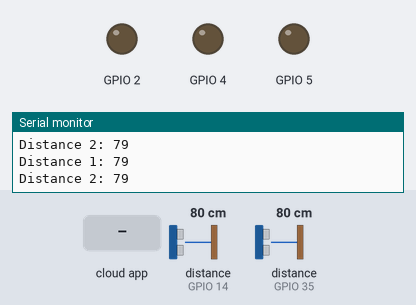
Recording of a sketch running on a simulated ESP32. Parts: output pins drawn as LEDs (lit = HIGH), the last lines printed to the serial monitor. Wiring (inferred from the names in the program): 2 × ultrasonic range finder: trigger GPIO 12, echo GPIO 14 / trigger GPIO 32, echo GPIO 35. The inputs (shaded band) are chosen by the test bench; at power-on: distance to the obstacle (sensors on GPIO 14, GPIO 35) 80 cm. The echo pulse lasts 58.3 µs per cm; WiFi joins after 1.5 s; servers stay silent unless stated; the Firebase database answers and starts empty; pins used as bus, display or sensor lines are not drawn.

Above: at 2.7 s.
2.8 s: the phone or cloud app sets digital to 1
At 4.0 s:
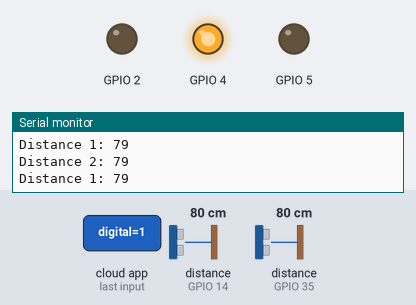
4.3 s: the phone or cloud app sets digital to 0
At 4.9 s:
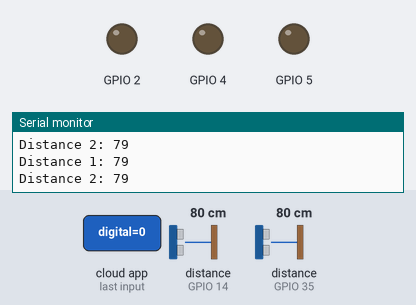
Timing chart, 0 to 7.3 s (numbered marks = the images above; inputs shaded):
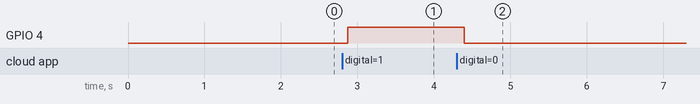

The sketch:

iotfwork.ino
```cpp
#include <WiFi.h>
#include <Firebase_ESP_Client.h>
#include "addons/TokenHelper.h"
#include "addons/RTDBHelper.h"

// Insert your network credentials
#define WIFI_SSID "Kaveesh's S10"
#define WIFI_PASSWORD "01234567"
// Insert Firebase project API Key
#define API_KEY "AIzaSyC_-UcF7ijqjCSEW7RsW0GEPlY_nydmVOk"
// Insert RTDB URLefine the RTDB URL */
#define DATABASE_URL "https://project01-494cd-default-rtdb.asia-southeast1.firebasedatabase.app/"

#define TRIG_PIN 12 // Replace with your TRIG pin number
#define ECHO_PIN 14 // Replace with your ECHO pin number
#define TRIG_PIN2 32 // Replace with your TRIG pin number
#define ECHO_PIN2 35 // Replace with your ECHO pin number

// Define Firebase Data object
FirebaseData fbdo;
FirebaseAuth auth;
FirebaseConfig config;

unsigned long sendDataPrevMillis = 0;

bool signupOK = false;
bool wp_status = false;
bool wp_status2 = false;
bool wp_status3 = false;

void setup() {
  pinMode(TRIG_PIN, OUTPUT);
  pinMode(ECHO_PIN, INPUT);
  pinMode(TRIG_PIN2, OUTPUT);
  pinMode(ECHO_PIN2, INPUT);
  pinMode(2, OUTPUT);
  pinMode(4, OUTPUT);
  pinMode(5, OUTPUT);
  Serial.begin(115200);
  WiFi.begin(WIFI_SSID, WIFI_PASSWORD);
  Serial.print("Connecting to Wi-Fi");
  while (WiFi.status() != WL_CONNECTED) {
    Serial.print(".");
    delay(300);
  }
  Serial.println();
  Serial.print("Connected with IP: ");
  Serial.println(WiFi.localIP());
  Serial.println();

  /* Assign the api key (required) */
  config.api_key = API_KEY;

  /* Assign the RTDB URL (required) */
  config.database_url = DATABASE_URL;

  /* Sign up */
  if (Firebase.signUp(&config, &auth, "", "")) {
    Serial.println("ok");
    signupOK = true;
  } else {
    Serial.printf("%s\n", config.signer.signupError.message.c_str());
  }

  /* Assign the callback function for the long running token generation task */
  config.token_status_callback = tokenStatusCallback; // see addons/TokenHelper.h

  Firebase.begin(&config, &auth);
  Firebase.reconnectWiFi(true);
}

void loop() {
  long duration1, distance1;
  digitalWrite(TRIG_PIN, LOW);
  delayMicroseconds(2);
  digitalWrite(TRIG_PIN, HIGH);
  delayMicroseconds(10);
  digitalWrite(TRIG_PIN, LOW);
  duration1 = pulseIn(ECHO_PIN, HIGH);
  distance1 = (duration1 * 0.0343) / 2;

  // Send ultrasonic sensor 1 data to Firebase Realtime Database
  Firebase.RTDB.setInt(&fbdo, "ULTRASONIC_DISTANCE", distance1);

  Serial.println("Distance 1: " + String(distance1));

  long duration2, distance2;
  digitalWrite(TRIG_PIN2, LOW);
  delayMicroseconds(2);
  digitalWrite(TRIG_PIN2, HIGH);
  delayMicroseconds(10);
  digitalWrite(TRIG_PIN2, LOW);
  duration2 = pulseIn(ECHO_PIN2, HIGH);
  distance2 = (duration2 * 0.0343) / 2;

  // Send ultrasonic sensor 2 data to Firebase Realtime Database
  Firebase.RTDB.setInt(&fbdo, "ULTRASONIC_DISTANCE2", distance2);

  Serial.println("Distance 2: " + String(distance2));


    if (Firebase.RTDB.getBool(&fbdo, "WP/digital")) {
      if (fbdo.dataType() == "boolean") {
        wp_status = fbdo.boolData();
        digitalWrite(2, wp_status);
      }
    } else {
      Serial.println(fbdo.errorReason());
    }

    if (Firebase.RTDB.getBool(&fbdo, "WP2/digital")) {
      if (fbdo.dataType() == "boolean") {
        wp_status2 = fbdo.boolData();
        digitalWrite(4, wp_status2);
      }
    } else {
      Serial.println(fbdo.errorReason());
    }
    if (Firebase.RTDB.getBool(&fbdo, "WP3/digital")) {
      if (fbdo.dataType() == "boolean") {
        wp_status3 = fbdo.boolData();
        digitalWrite(5, wp_status3);
      }
    } else {
      Serial.println(fbdo.errorReason());
    }

}
```

Measured:
- after the input at 2.8 s, GPIO 4: LOW → HIGH after 0.07 s
- after the input at 4.3 s, GPIO 4: HIGH → LOW after 0.10 s
